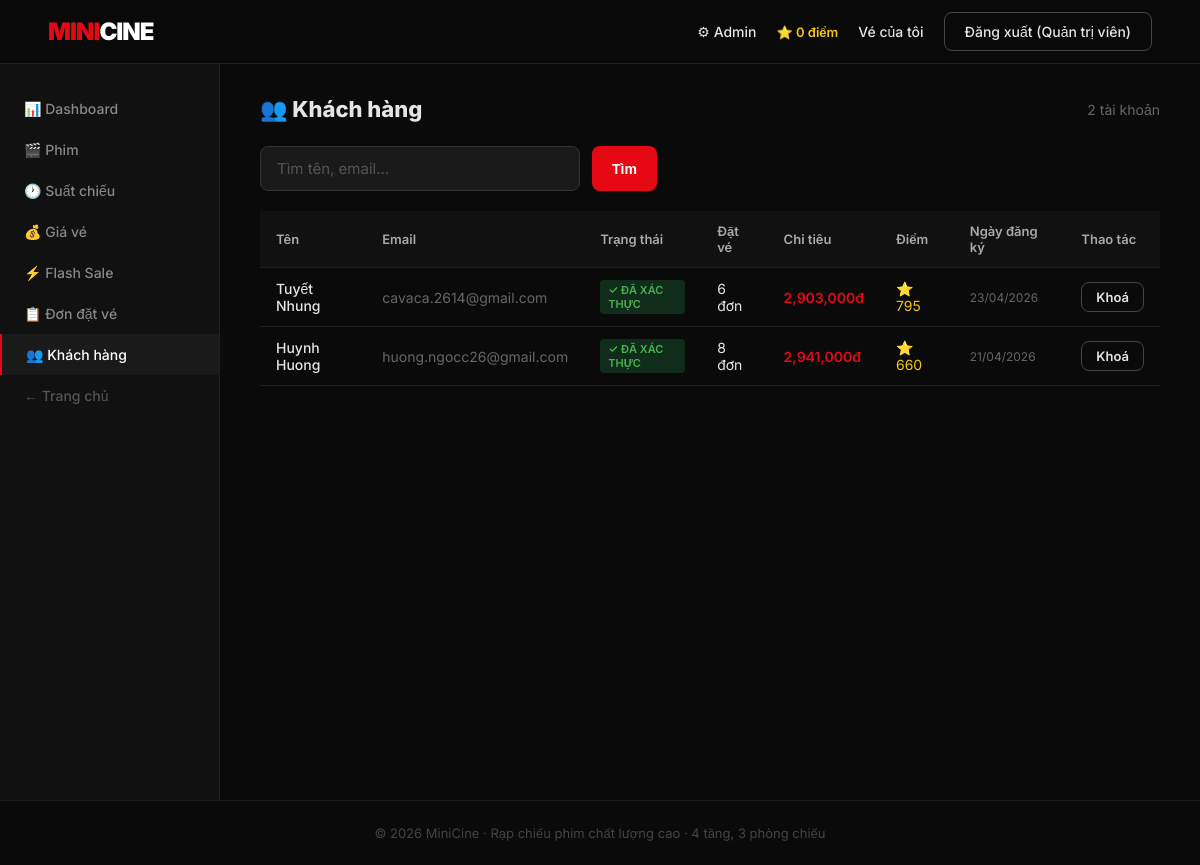
Screenshot of /admin/users.php (signed in) with the database file from the repository.
### tables this page shows
CREATE TABLE `tblusers` (
  `id` int(10) UNSIGNED NOT NULL,
  `email` varchar(191) NOT NULL,
  `password_hash` varchar(255) NOT NULL,
  `full_name` varchar(120) NOT NULL DEFAULT '',
  `role` enum('customer','admin') NOT NULL DEFAULT 'customer',
  `email_verified` tinyint(1) NOT NULL DEFAULT 0,
  `verify_token` varchar(64) DEFAULT NULL,
  `reset_token` varchar(64) DEFAULT NULL,
  `reset_expires` datetime DEFAULT NULL,
  `total_points` int(11) NOT NULL DEFAULT 0,
  `created_at` datetime NOT NULL DEFAULT current_timestamp()
);

### admin/users.php (the view, shortened to what this page needs)
<?php
require_once __DIR__ . '/../includes/layout.php';
$db  = db();
$search = trim($_GET['q'] ?? '');
$where  = "role='customer'";
$users = $db->query("
    SELECT u.*,
      (SELECT COUNT(*) FROM tblBookings WHERE user_id=u.id AND payment_status='paid') as booking_count,
      (SELECT COALESCE(SUM(total_price),0) FROM tblBookings WHERE user_id=u.id AND payment_status='paid') as total_spent
    FROM tblUsers u WHERE $where ORDER BY u.created_at DESC
")->fetch_all(MYSQLI_ASSOC);
?>
<div class="admin-layout">
<?php include __DIR__ . '/sidebar.php'; ?>
<div class="admin-content">
  <div style="display:flex;justify-content:space-between;align-items:center;margin-bottom:24px">
    <h1 style="font-size:22px;font-weight:800">👥 Khách hàng</h1>
    <span class="text-muted" style="font-size:14px"><?= count($users) ?> tài khoản</span>
  </div>
  <form method="get" style="display:flex;gap:12px;margin-bottom:20px">
    <input class="form-control" type="text" name="q" value="<?= htmlspecialchars($search) ?>"
           placeholder="Tìm tên, email..." style="max-width:320px">
    <button class="btn btn-primary" type="submit">Tìm</button>
  </form>
  <div class="table-wrap">
    <table>
      <thead>
        <tr><th>Tên</th><th>Email</th><th>Trạng thái</th><th>Đặt vé</th><th>Chi tiêu</th><th>Điểm</th><th>Ngày đăng ký</th><th>Thao tác</th></tr>
      </thead>
      <tbody>
        <?php foreach ($users as $u): ?>
        <tr>
          <td style="font-weight:500"><?= htmlspecialchars($u['full_name']) ?></td>
          <td class="text-muted"><?= htmlspecialchars($u['email']) ?></td>
          <td>
            <span class="badge" style="background:<?= $u['email_verified']?'#0f2d1a':'#2d1a0a' ?>;
              color:<?= $u['email_verified']?'#4caf50':'#ff9800' ?>">
              <?= $u['email_verified'] ? '✓ Đã xác thực' : '⏳ Chờ xác thực' ?>
            </span>
          </td>
          <td><?= $u['booking_count'] ?> đơn</td>
          <td style="color:#e50914;font-weight:600"><?= number_format($u['total_spent']) ?>đ</td>
          <td class="text-gold">⭐ <?= number_format($u['total_points']) ?></td>
          <td class="text-muted" style="font-size:12px"><?= date('d/m/Y', strtotime($u['created_at'])) ?></td>
          <td>
            <a href="?action=toggle&id=<?= $u['id'] ?>" class="btn btn-outline btn-sm">
              <?= $u['email_verified'] ? 'Khoá' : 'Kích hoạt' ?>
            </a>
          </td>
        </tr>
        <?php endforeach; ?>
      </tbody>
    </table>
  </div>
</div>
</div>

### assets/css/main.css (style rules this page uses)
*, *::before, *::after { box-sizing: border-box; margin: 0; padding: 0; }
html { font-size: 16px; scroll-behavior: smooth; }
body { font-family: "Inter", sans-serif; background: #0a0a0a; color: #e5e5e5; min-height: 100vh; display: flex; flex-direction: column; }
a { color: #e50914; text-decoration: none; }
.btn { display: inline-flex; align-items: center; gap: 8px; padding: 10px 20px; border-radius: 8px; font-size: 14px; font-weight: 600; cursor: pointer; border: none; transition: all 0.15s; text-decoration: none !important; }
.btn-primary { background: #e50914; color: #fff; }
.btn-outline { background: transparent; color: #e5e5e5; border: 1px solid #444; }
.btn-sm { padding: 6px 14px; font-size: 13px; }
.form-control { background: #1a1a1a; color: #e5e5e5; border: 1px solid #333; border-radius: 8px; padding: 12px 16px; font-size: 15px; font-family: inherit; transition: border-color 0.15s; width: 100%; }
.form-control::placeholder { color: #555; }
.badge { display: inline-block; padding: 3px 8px; border-radius: 4px; font-size: 11px; font-weight: 600; text-transform: uppercase; }
.table-wrap { overflow-x: auto; }
table { width: 100%; border-collapse: collapse; }
th, td { padding: 12px 16px; text-align: left; border-bottom: 1px solid #1f1f1f; font-size: 14px; }
th { font-weight: 600; color: #aaa; font-size: 13px; background: #111; }
.admin-layout { display: flex; min-height: calc(100vh - 64px); }
.admin-content { flex: 1; padding: 32px 40px; overflow-x: auto; }
.text-muted { color: #666; }
.text-gold { color: #f5c518; }

### rows the page displays
tblusers: full_name "Tuyết Nhung", email "cavaca.2614@gmail.com", email_verified "✓ ĐÃ XÁC THỰC", booking_count "6", total_spent "2,903,000", total_points "795", created_at "23/04/2026"
tblusers: full_name "Huynh Huong", email "huong.ngocc26@gmail.com", email_verified "✓ ĐÃ XÁC THỰC", booking_count "8", total_spent "2,941,000", total_points "660", created_at "21/04/2026"

### other values shown
$pts "0"
$name "Quản trị viên"
count($users) "2"
